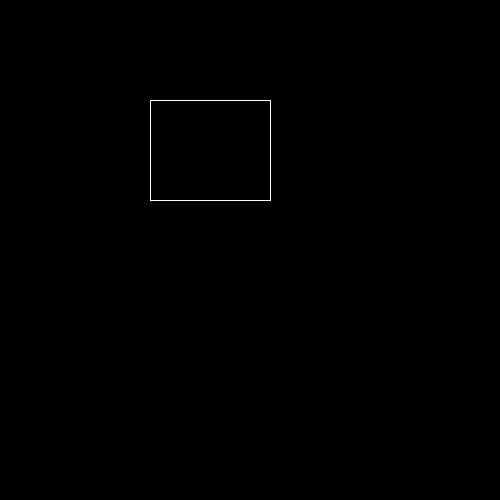
Frame 1 (no input)
Frame 60 (the mouse pressed at the canvas centre just before this capture): identical to frame 1, image omitted
Frame 120 (the mouse held since frame 60 and released just before this capture): identical to frame 1, image omitted

The Processing sketch that drew this single still picture (run headless with seeded random() and noise(); from frame 60 on, the mouse is pressed at the canvas centre):

// Processing sketch: sketch_9_4
// ── sketch_9_4.pde



void setup() {
  size(500, 500);
  background(0, 0, 0);
}


void draw() {
  background(0, 0, 0);
  //rect(100, 100, 100, 100);
  stroke(255, 255, 255);
  vierkant(150, 100, 120, 100);
}

void vierkant( int x, int y, int w, int h) {
  // top line 
  line(x,y,x+w,y);
 //bottom line 
 line(x,y+h,x+w,y+h);
// left line
line(x,y,x,y+h);
// right line
line(x+w,y,x+w,y+h);

}
